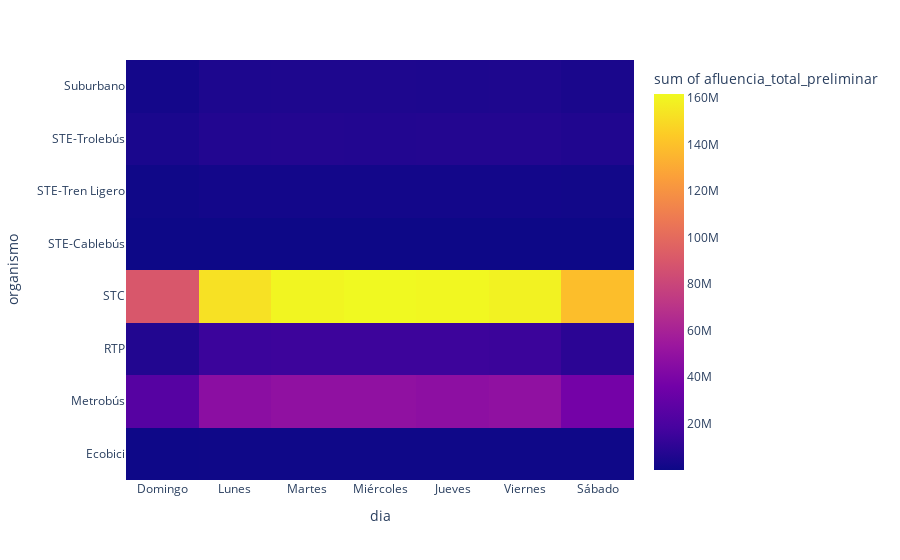

Notebook cell for this chart:
### Markdown cell above
Que dia se usa mas en transporte publico?

### Code cell
#Heat map de Dia vs Organismo con la suma de Afluencia_Total_Preliminar
fig= px.density_heatmap(datoscdmx,datoscdmx["dia"],datoscdmx["organismo"],datoscdmx["afluencia_total_preliminar"])
fig.show()

### Figure 1 — Plotly figure (JSON) as saved in the notebook; plotly's stock layout.template omitted (floating-point values rounded to 4 significant figures; data arrays with more than 128 entries replaced by an {"elided": "..."} marker saying what was removed)
{"data": [{"coloraxis": "coloraxis", "histfunc": "sum", "hovertemplate": "dia=%{x}<br>organismo=%{y}<br>sum of afluencia_total_preliminar=%{z}<extra></extra>", "name": "", "type": "histogram2d", "x": {"elided": "18714 str values"}, "xaxis": "x", "xbingroup": "x", "y": {"elided": "18714 str values"}, "yaxis": "y", "ybingroup": "y", "z": {"elided": "18714 int values"}}], "layout": {"coloraxis": {"colorbar": {"title": {"text": "sum of afluencia_total_preliminar"}}, "colorscale": [[0, "#0d0887"], [0.1111, "#46039f"], [0.2222, "#7201a8"], [0.3333, "#9c179e"], [0.4444, "#bd3786"], [0.5556, "#d8576b"], [0.6667, "#ed7953"], [0.7778, "#fb9f3a"], [0.8889, "#fdca26"], [1, "#f0f921"]]}, "legend": {"tracegroupgap": 0}, "margin": {"t": 60}, "xaxis": {"anchor": "y", "domain": [0, 1], "title": {"text": "dia"}}, "yaxis": {"anchor": "x", "domain": [0, 1], "title": {"text": "organismo"}}}}
